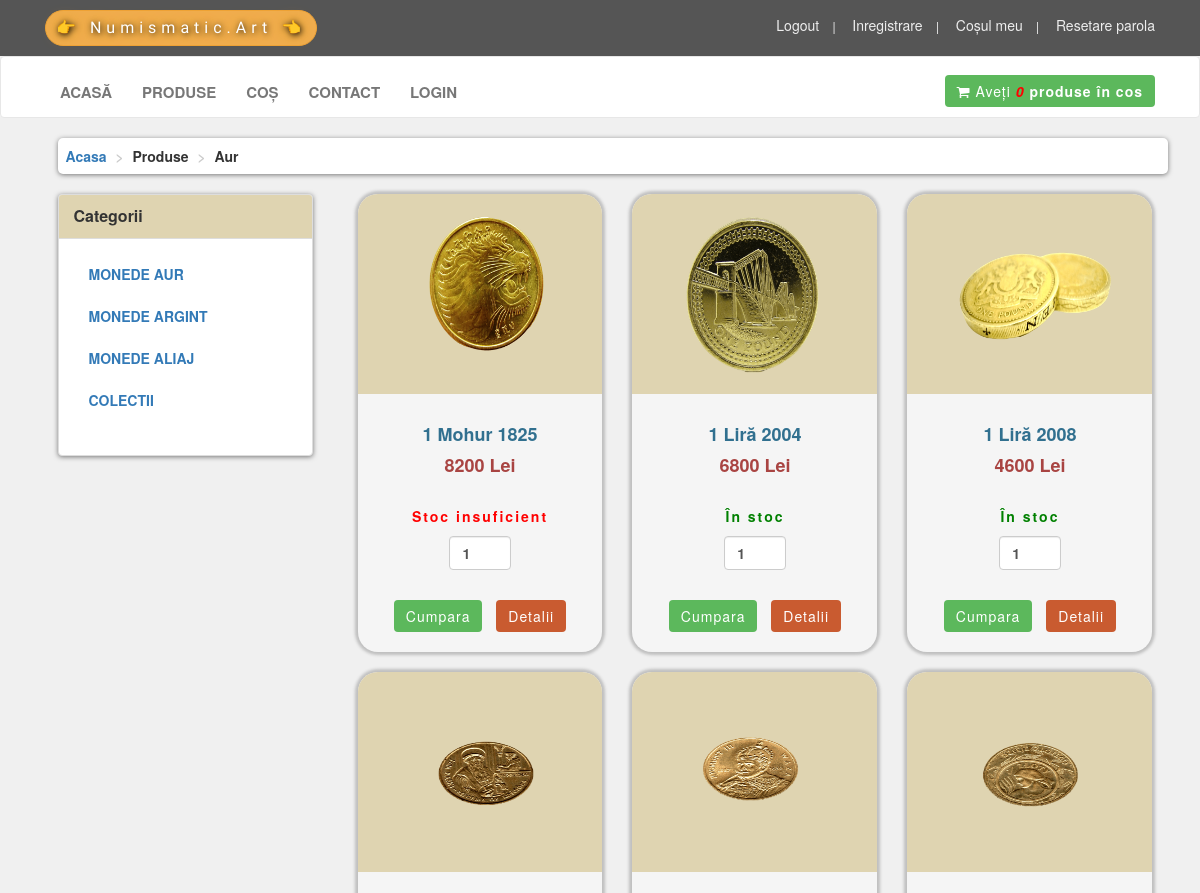
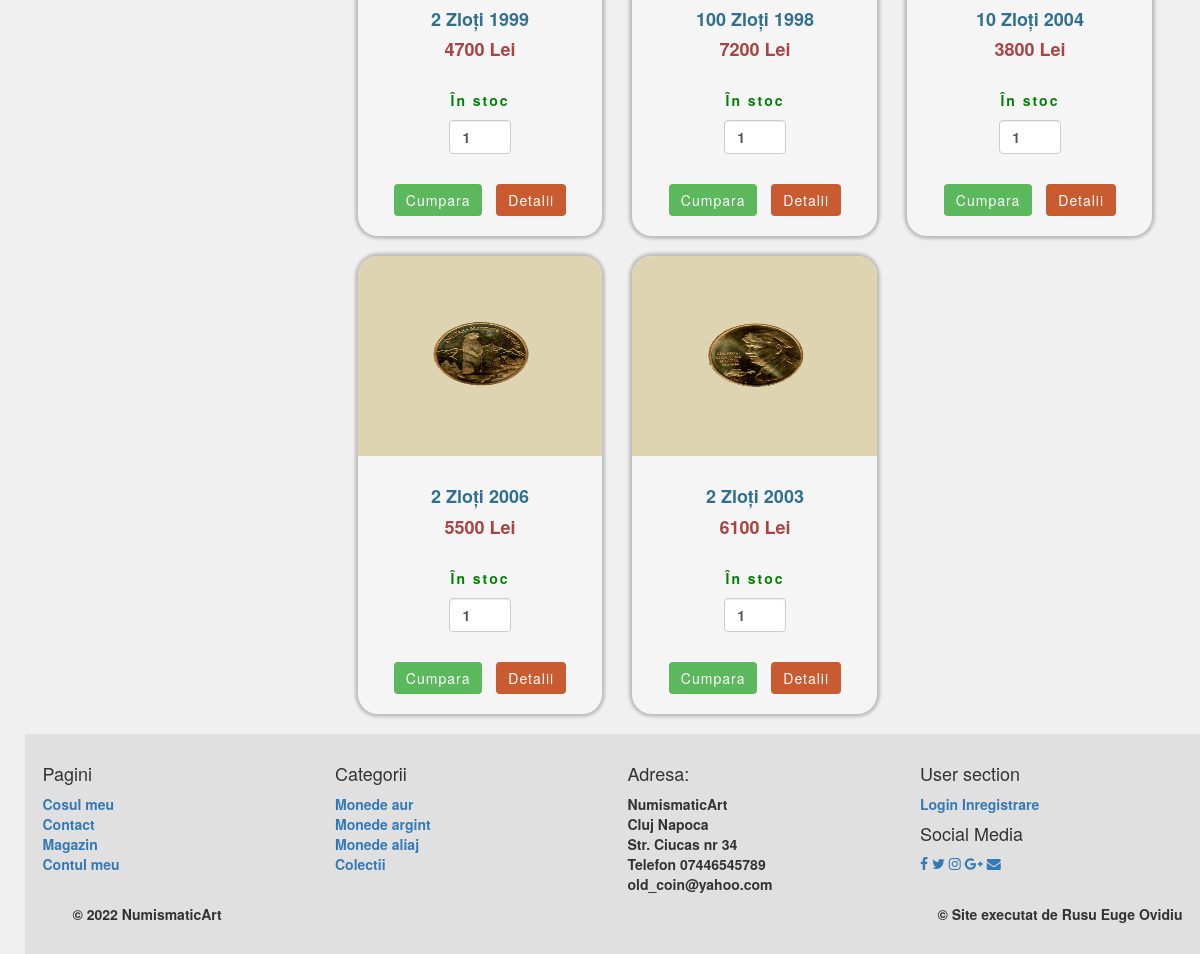
Screenshot of /product_aur.php with the database file from the repository (2 pictures, top to bottom).
### tables this page shows
CREATE TABLE `produse` (
  `produs_id` int(11) NOT NULL,
  `produs_nume` varchar(100) NOT NULL,
  `produs_pret` int(11) NOT NULL,
  `produs_img` varchar(150) NOT NULL,
  `produs_descriere` varchar(1000) NOT NULL,
  `cat_id` int(100) NOT NULL,
  `stoc` int(11) UNSIGNED NOT NULL,
  `product_time` timestamp NOT NULL DEFAULT current_timestamp()
);

### product_aur.php (the view, shortened to what this page needs)
<?php
include("includes/header.php");
?>
<div id="content">
    <div class="container">
        <div class="col-md-12">
            <ul class="breadcrumb">
                <li>
                    <a href="index.php">Acasa</a>
                </li>
                <li>Produse</li>
                <li>Aur</li>
            </ul>
        </div>
        <div class="col-md-3">
            <?php
            include("includes/sidebar.php");
            ?>
        </div>
        <div class="col-md-9">
            <?php
            include("conectare.php");
            $result = mysqli_query($mysqli, "SELECT * FROM `produse` WHERE  cat_id='1'");
            while ($row = mysqli_fetch_assoc($result)) {
            ?>
                <div id='box'>
                    <center>
                        <div class='col-md-4 col-sm-6 center-responsive'>
                            <div class='ovidiu'>
                                <form method='POST' action='cart.php?action=add&id=<?php echo $row["produs_id"]; ?>'>
                                    <div class='image'><img src="<?php echo $row["produs_img"]; ?>" width='180' height='160' s /></div><br>
                                    <h4 class="text-info"><b><?php echo $row["produs_nume"]; ?></b></h4>
                                    <h4 class="text-danger"><b><?php echo $row["produs_pret"]; ?> Lei</b></h4>
                                    <br>
                                    <?php
                                    if ($row['stoc'] == 0 || $row['stoc'] < 0) {
                                        echo "<p style='letter-spacing: 2px; color: red'>Stoc insuficient</p>";
                                    } else {
                                        echo "<p style='letter-spacing: 2px; color: green'>În stoc</p>";
                                    }
                                    ?>
                                    <input type='number' name='quantity' value='1' class='form-control' style='width: 25%;margin-bottom: 30px;'>
                                    <input type='submit' name='add_to_cart' value='Cumpara' class='btn btn-success' ;>
                                    <a href='detalii.php?id=<?php echo $row["produs_id"]; ?>><button type=' button' class='btn btn-primary'>Detalii</button></a>
                                </form>
                            </div>
                        </div>
                    </center>
                </div> <?php
                    }
                        ?>
        </div>
    </div>
    <?php
    include("includes/footer.php");
    ?>
</div>
</body>
</html>

### style.css (style rules this page uses)
body { font-size: 14px; line-height: 1.42857143; color: #333; background-color: #f0f0f0; overflow-x: hidden; }
.btn-primary { color: rgb(255, 255, 255); background: rgb(201, 91, 48); margin-left: 10px; border: none; letter-spacing: 1px; }
.btn-success { border: none; letter-spacing: 1px; }
#content { padding-left: 25px; }
.breadcrumb { padding: 8px; margin-bottom: 20px; background: #fff; border-radius: 5px; box-shadow: 0px 1px 5px rgba(0, 0, 0, 0.5); }
.breadcrumb > li + li:before { content: ">\00A0"; color: #ccc; }
.ovidiu { background-color: #f5f5f5; margin-bottom: 20px; padding-bottom: 20px; border-radius: 20px; box-shadow: 0px 0px 3px 3px rgba(85, 85, 85, 0.31); }
.image { background-color: #dfd4b1; padding-top: 20px; padding-bottom: 20px; border-top-left-radius: 20px; border-top-right-radius: 20px; }

### rows the page displays
produse: shows a picture, produs_nume "1 Mohur 1825", produs_pret "8200", stoc "Stoc insuficient"
produse: shows a picture, produs_nume "1 Liră 2004", produs_pret "6800", stoc "În stoc"
produse: shows a picture, produs_nume "1 Liră 2008", produs_pret "4600", stoc "În stoc"
produse: shows a picture, produs_nume "2 Zloți 1999", produs_pret "4700", stoc "În stoc"
produse: shows a picture, produs_nume "100 Zloți 1998", produs_pret "7200", stoc "În stoc"
produse: shows a picture, produs_nume "10 Zloți 2004", produs_pret "3800", stoc "În stoc"
produse: shows a picture, produs_nume "2 Zloți 2006", produs_pret "5500", stoc "În stoc"
produse: shows a picture, produs_nume "2 Zloți 2003", produs_pret "6100", stoc "În stoc"

### other values shown
$count "0"
